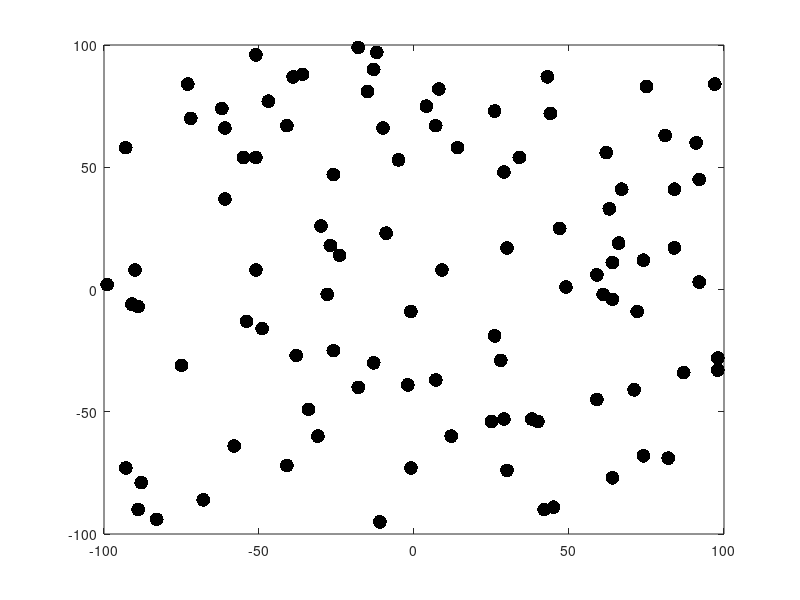

Source code (MATLAB): (Note: this script raises an error after producing the figure.)
%전체 코드에서 사용될 변수들을 global로 지정한다.
global x_st;
global y_st;
global h_p;
global aviobj;
global key;
global Answer;
global thisisans;
global order;
global Result_value;

%coherence 비율들을 총 110개 만든다.
coherence=[];
for i=1:10
    coherence = [coherence -100 -80 -60 -40 -20 0 20 40 60 80 100];
end
%coherence 비율을 랜덤하게 섞는다.
order= randperm(110);
order= coherence(order);

%점을 움직이는 동영상을 만들기 위한 figure을 설정한다.
h_fg= figure;
h_ax= axes(h_fg);

%starting point 점을 찍는다.
for i=1:100
    a = randi(100,1,1);
    b= randi(100,1,1);
    k = rand(1);
    l= rand(1);
    if k >=0.5
        x_st(i)=a;
    else
        x_st(i)= a*(-1);
    end
    if l> 0.5
        y_st(i) = b;
    else
        y_st(i) = b*(-1);
    end
    h_p(i)= plot(h_ax,x_st(i),y_st(i),'k.');
hold(h_ax,'on');
end
hold(h_ax,'off');

%figure의 가로와 세로의 특성과 점의 크기를 설정한다.
set(h_ax,'XLim',[-100 100]);
set(h_ax, 'YLim', [-100 100]);
set(h_p(:), {'MarkerSize'},{30});

%movie를 만들 기본 설정들이다.
aviobj = VideoWriter('coherencetest.avi');
aviobj.FrameRate = 10;
aviobj.Quality = 100;
open(aviobj);

%점을 움직이는 function을 통해 각각의 움직여진 frame을 만든다.
for i=1:110
movedots(order(i),x_st,y_st,h_p);
end

close(aviobj);

%psychtoolbox에서 movie를 실행하면서 반응을 받는데 필요한 변수들이다.
key=[];
[Answer(1:110).answer]=deal({});
thisisans(1:110)=deal(NaN);

%psychtoolbox에서 movie를 실행하며 반응을 얻는 function이다.
playMovie();

%반응을 처리하는 과정이다.
for i=1:110
    if isequal(Answer(i).answer,{})==1
        thisisans(i)= NaN;
    else
        len = length(Answer(i).answer{1});
        if len==1
        if Answer(i).answer{1}=='r' | Answer(i).answer{1}=='l'
            thisisans(i)=Answer(i).answer{1};
        end
    elseif len >=2
        for j=1:len
            an= Answer(i).answer{1}(1);
            if Answer(i).answer{1}(j)==an
                flag= 0;
            else
                flag=1;
                break;
            end
        end
        if (flag==0) & (an=='r' | an=='l')
            thisisans(i)=an;
        end
    end
    end
end

%결과를 그래프로 그래는데 필요한 변수이다.
[Result_value(1:11).answers]= deal([]);
[Result_value.percentage]=deal([]);

%그래프를 그리는 function이다.
mkgraph();